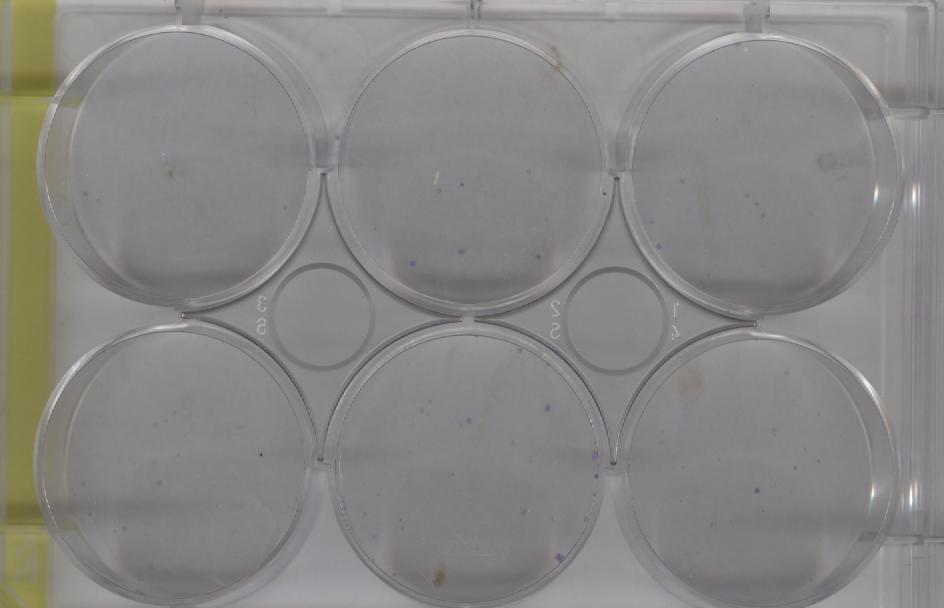
#> input picture Colonias/Imagenes/04.09.2015/caja 1 mcf7 Semillero ( control  04.09.2015).jpg, 944 x 608 px, found by its file name; its folder holds 3 pictures in this run
$ python analisis_histogramas.py
#> lines starting #> are read from the running program, lines starting #| are printed output that depends on the picture
# -*- coding: utf-8 -*-
"""
Created on Thu May 24 18:53:49 2018

@author: Nicolas
"""

import matplotlib.pyplot as plt
import os
import numpy as np
import scipy
import pandas as pd

from skimage.io import imread
from skimage.color import rgb2gray

from scipy.stats import skew,kurtosis

# In[] Análisis de las caracteristicas de las imágenes


gen = 'Imagenes/'
folder_ids = os.listdir(gen)
#ID's de las imágenes
image_ids = list()
#Creacíon de una matriz que contenga todos los ids, donde por cada fila hay 1 carpeta.
for i in range(0,len(folder_ids)):
    image_ids.insert(i, os.listdir(gen + folder_ids[i] + '/') )

PATH = gen + folder_ids[0] + '/' + image_ids[0][1]
I = imread(PATH)
#> I is the input picture: shape (608, 944, 3); mean R, G, B 136.1, 134.1, 133.6
I_gray = rgb2gray(I)
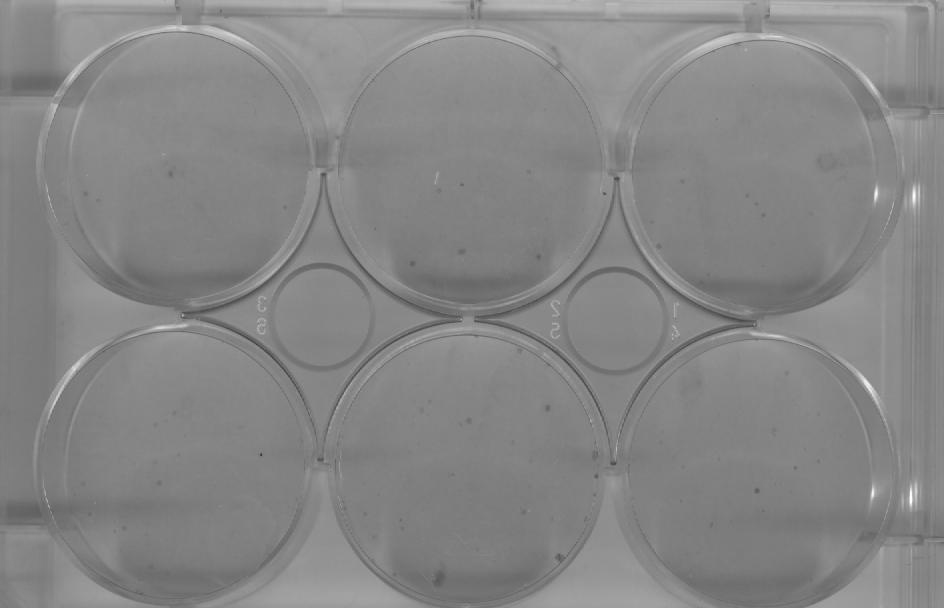
#> I_gray: shape (608, 944) float64; min 0.206, max 0.999, mean 0.527
#Planos
R = I[:,:,0]
G = I[:,:,1]
B = I[:,:,2]
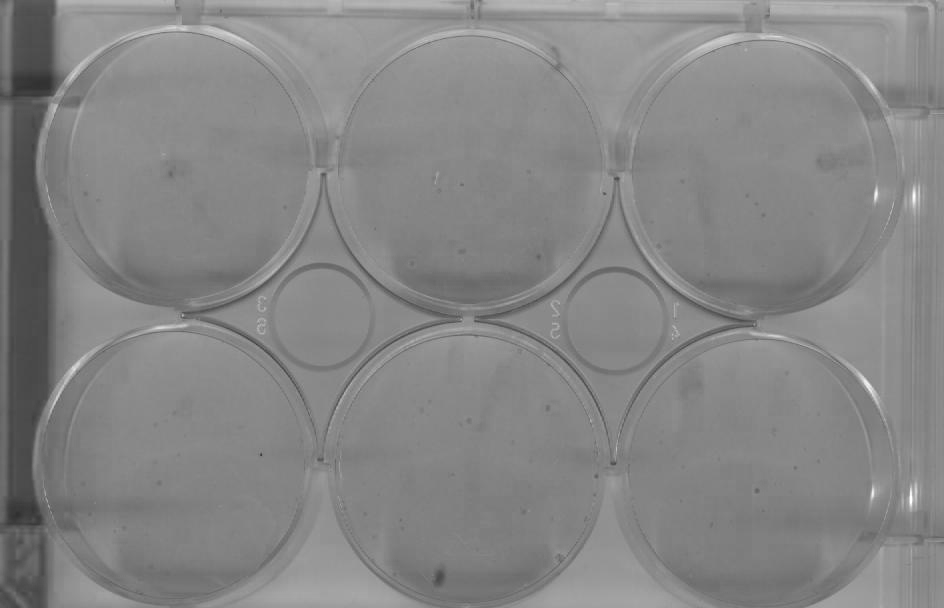
#> B: shape (608, 944); min 48, max 255, mean 133.6

fig,(ax_R, ax_G, ax_B) = plt.subplots(1, 3)
ax_R.imshow(R,cmap='gray')
ax_R.set_title('Plano Rojo')
#ax_R.set_axis_off()
ax_G.imshow(G,cmap='gray')
ax_G.set_title('Plano Verde')
#ax_G.set_axis_off()
ax_B.imshow(B,cmap='gray')
ax_B.set_title('Plano Azul')
#ax_B.set_axis_off()
fig.show()
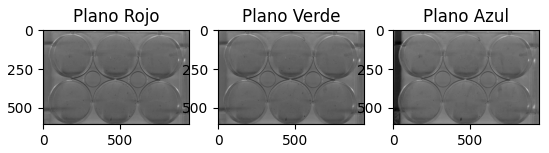
#> figure drawn by matplotlib, 3 panels
# In[] Mejoras de contraste


# In[] Histogramas de la escala de grises y de cada plano

hist,bins = np.histogram(R.ravel(),256,[0,255])
#> hist = 256 values, max 30365 at index 134, min 0 at index 0, mean 2242; bins = 257 values from 0 to 255
#hist1,bins1 = np.histogram(G.ravel(),256,[0,255])
#hist2,bins2 = np.histogram(B.ravel(),256,[0,255])
#
fig,(ax_R, ax_G, ax_B) = plt.subplots(3, 1)
ax_R.hist(R.ravel(),256,[0,256])
ax_R.set_title('Plano Rojo')
#ax_R.set_axis_off()
ax_G.hist(G.ravel(), 256,[0,256])
ax_G.set_title('Plano Verde')
#ax_G.set_axis_off()
ax_B.hist(B.ravel(),256,[0,256])
ax_B.set_title('Plano Azul')
#ax_B.set_axis_off()
fig.show()
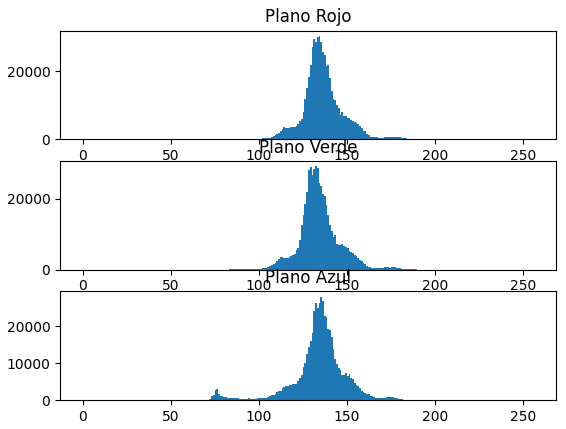
#> figure drawn by matplotlib, 3 panels; panel 1: tallest bar 30365 high, from x = 134 to 135; panel 2: tallest bar 29246 high, from x = 132 to 133; panel 3: tallest bar 28060 high, from x = 135 to 136


# [26 lines of commented-out code are left out]

def stats(m_I,i):
#> called with i = 0
    feat = list()
    feat.append( skew(m_I[:,:,i].ravel()) )
    feat.append( kurtosis(m_I[:,:,i].ravel()) )
    feat.append(np.mean(m_I[:,:,i].ravel()) )
    hist,bins = np.histogram(m_I[:,:,i].ravel(),256,[0,255])
#> bins = 257 values from 0 to 255
    feat.append(np.argmax(hist)/255)
    return feat


d = {'Plano R': stats(I,0), 'Plano G':  stats(I,1), 'Plano B':  stats(I,2)}
#> d = {'Plano R': [0.795, 4.17, 136.1, 0.525], 'Plano G': [0.767, 3.97, 134.1, 0.518], 'Plano B': [-1.06, 4.3, 133.6, 0.529]}
df = pd.DataFrame(data=d)
#> df = table of 4 rows and 3 columns
df.index = ['Asimetría','Curtosis','Promedio','IndMáximo']
# In[]
